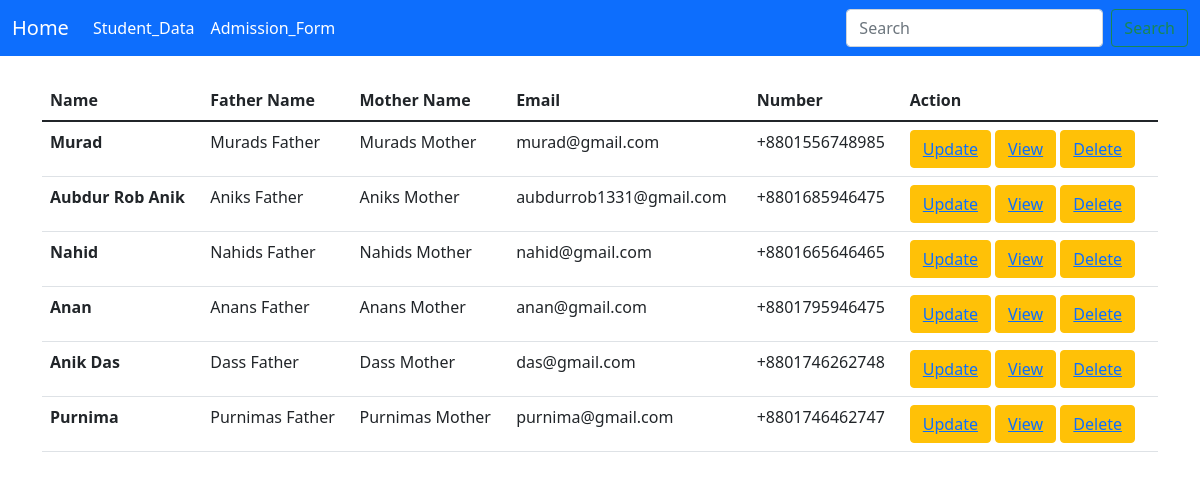
The page / on the database its author committed.
### CRUD_Learn_App/models.py (models this page shows, shortened)
class Student_Admission(models.Model):
    name = models.CharField(max_length=50)
    father_name = models.CharField(max_length=50)
    mother_name = models.CharField(max_length=50)
    number = PhoneNumberField(null=False, blank=True)
    email = models.EmailField(max_length=50, null=True, blank=True)
    student_image = models.ImageField(upload_to="student_admission", blank=True, null=True)
    created_at = models.DateTimeField(auto_now_add=True)
    updated_at = models.DateTimeField(auto_now=True)

### CRUD_Learn_App/views.py (the view)
# urls.py: path('', student_list, name='student_list'),
def student_list(request):
    data = Student_Admission.objects.all()
    context = {
            'data' : data,
    }
    return render(request, 'student_list.html', context)

### templates/student_list.html
{% include 'main.html' %}
{% block main %}
<div class="container">
<br>
<table class="table">
  <thead>
    <tr>
      <th scope="col">Name</th>
      <th scope="col">Father Name</th>
      <th scope="col">Mother Name</th>
      <th scope="col">Email</th>
      <th scope="col">Number</th>
      <th scope="col">Action</th>
    </tr>
  </thead>
  <tbody>
   {% for p in data %}
    <tr>
      <th scope="row">{{ p.name }}</th>
      <td>{{ p.father_name }}</td>
      <td>{{ p.mother_name }}</td>
      <td>{{ p.email }}</td>
      <td>{{ p.number }}</td>
      <td>
	   <button type="button" class="btn btn-warning">
		   <a href="{% url 'student_update' id=p.id %}">Update</a>
	   </button>
	   <button type="button" class="btn btn-warning">
		   <a href="{% url 'student_detail' id=p.id %}">View</a>
	   </button>
	   <button type="button" class="btn btn-warning">
		   <a href="{% url 'student_delete' id=p.id %}">Delete</a>
	   </button>
      </td>
    </tr>
  {% endfor %}
 </tbody>
</table>
</div>
{% endblock %}

### templates/main.html (shortened to what this page needs)
<!doctype html>
<html lang="en">
  <head>
    <link href="https://cdn.jsdelivr.net/npm/bootstrap@5.1.3/dist/css/bootstrap.min.css" rel="stylesheet">
  </head>
  <body>
	  {%include 'header.html' %}
  </body>
</html>

### templates/header.html (shortened to what this page needs)
<nav class="navbar navbar-expand-lg navbar-dark bg-primary">
  <div class="container-fluid">
	  <a class="navbar-brand" href="{% url 'student_list' %}">Home</a>
    <div class="collapse navbar-collapse" id="navbarSupportedContent">
      <ul class="navbar-nav me-auto mb-2 mb-lg-0">
        <li class="nav-item">
		<a class="nav-link active" aria-current="page" href="{%url 'student_list'%}">Student_Data</a>
        </li>
        <li class="nav-item">
		<a class="nav-link active" aria-current="page"  href="{%url 'admission_form'%}">Admission_Form</a>
      </ul>
      <form class="d-flex">
        <input class="form-control me-2" type="search" placeholder="Search" aria-label="Search">
        <button class="btn btn-outline-success" type="submit">Search</button>
      </form>
    </div>
  </div>
</nav>

### rows shown on the page
Student_Admission: name "Murad", father_name "Murads Father", mother_name "Murads Mother", email "murad@gmail.com", number "+8801556748985"
Student_Admission: name "Aubdur Rob Anik", father_name "Aniks Father", mother_name "Aniks Mother", email "aubdurrob1331@gmail.com", number "+8801685946475"
Student_Admission: name "Nahid", father_name "Nahids Father", mother_name "Nahids Mother", email "nahid@gmail.com", number "+8801665646465"
Student_Admission: name "Anan", father_name "Anans Father", mother_name "Anans Mother", email "anan@gmail.com", number "+8801795946475"
Student_Admission: name "Anik Das", father_name "Dass Father", mother_name "Dass Mother", email "das@gmail.com", number "+8801746262748"
Student_Admission: name "Purnima", father_name "Purnimas Father", mother_name "Purnimas Mother", email "purnima@gmail.com", number "+8801746462747"
